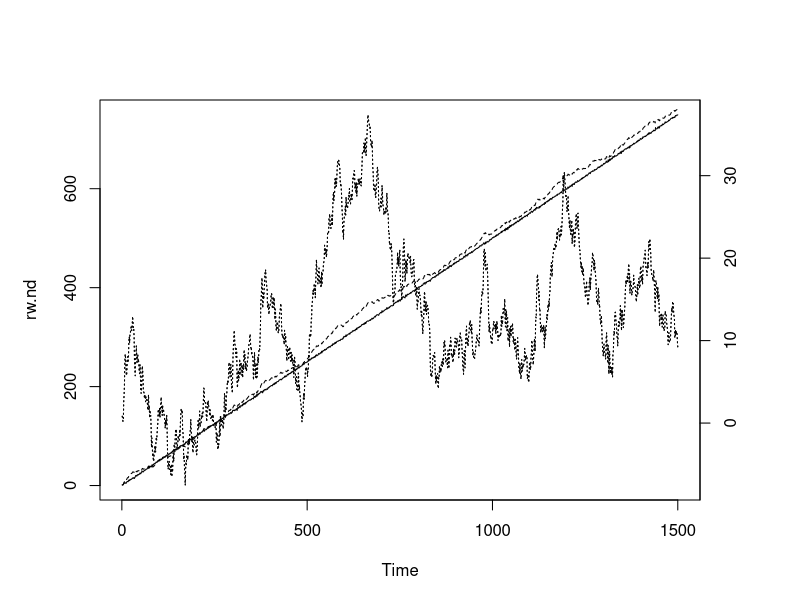
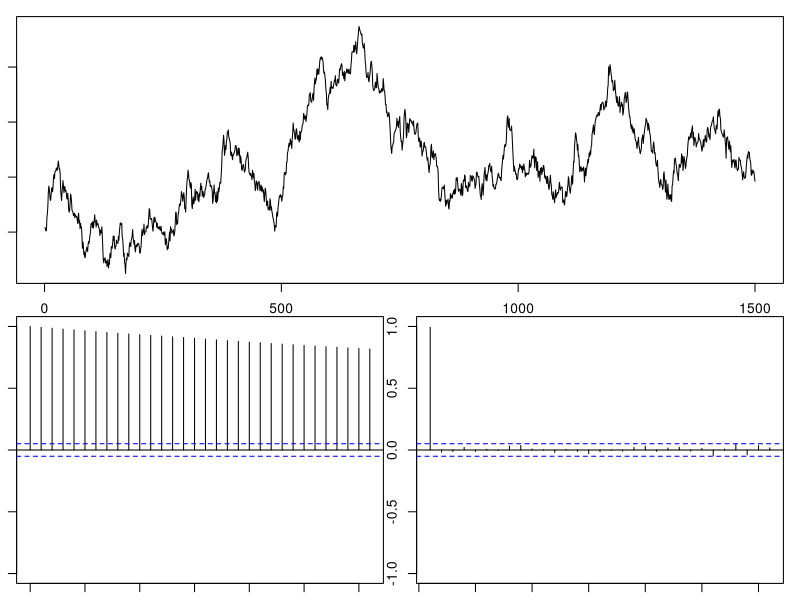
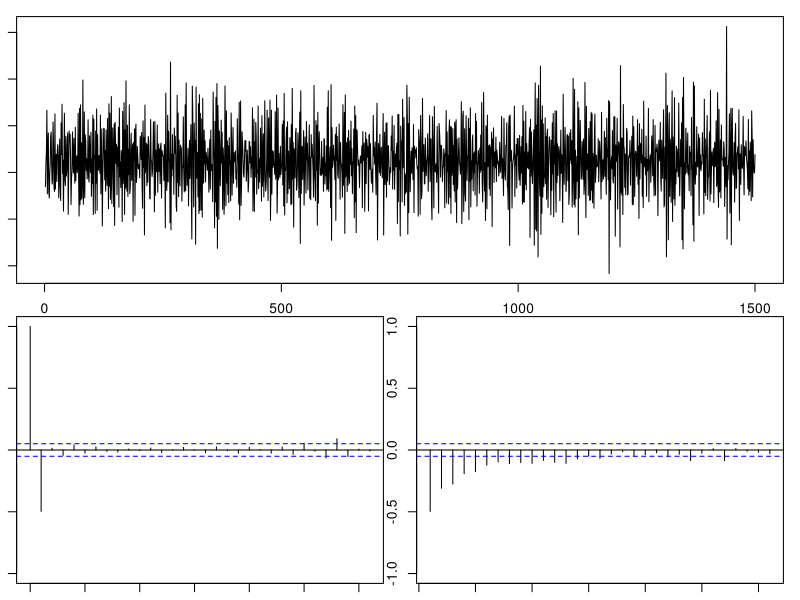
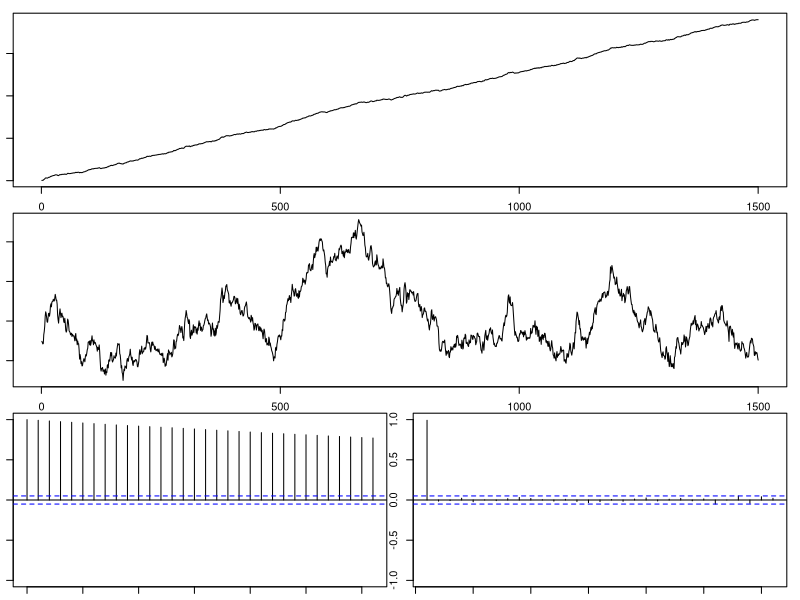

The R script that drew these images, in order:
# Trend-stationary vs Difference-stationary

# Caution: this clears the Environment
rm(list=ls()) 
T <- 1500

set.seed(123456)
e <- rnorm(T)

## pure random walk
rw.nd <- cumsum(e)

## trend
trd <- 1:T

## random walk with drift : y_t = 0.5 + y_(t-1) + u_t
rw.wd <- 0.5*trd + cumsum(e)

## deterministic trend and noise : y_t = a0(0) + a1(0.5) * trend + u_t
trend.stationary <- e + 0.5*trd

## plotting
par(mar=rep(5,4))
plot.ts(trend.stationary, lty=1, ylab='', xlab='')
lines(rw.wd, lty=2)
par(new=T)
plot.ts(rw.nd, lty=3, axes=FALSE)
axis(4, pretty(range(rw.nd)))
lines(rw.nd, lty=3)

#legend(1, 1.8, legend=c('det. trend + noise (ls)','rw drift (ls)', 'rw (rs)'), lty=c(1, 2, 3)) 


y1 <- ts(rw.nd, start=1, end=T,frequency=1)

op <- par(no.readonly=TRUE)

layout(matrix(c(1, 1, 2, 3), 2, 2, byrow=TRUE))
par(mar=c(1,1,1,1))
plot(y1, ylab="Random walk")
acf(y1, main='Autocorrelations', ylab='', ylim=c(-1, 1))
pacf(y1, main='Partial Autocorrelations', ylab='', ylim=c(-1, 1)) # AR(1)
par(op)


# differncing TS -> MA(1) error
y2 <- ts(trend.stationary, start=1, end=T,frequency=1)
dy2 <- y2 - c(NA,y2[-T]) # 차분한 것. (원래 detrending해야되는데 차분한 것.)

layout(matrix(c(1, 1, 2, 3), 2, 2, byrow=TRUE))
par(mar=c(1,1,1,1))
plot(dy2, ylab="Differncing trend-stationary process")
acf(na.omit(dy2), main='Autocorrelations', ylab='', ylim=c(-1, 1))
pacf(na.omit(dy2), main='Partial Autocorrelations', ylab='', ylim=c(-1, 1))
# MA(1)인데 MA(2)인것 처럼 이상하게 나타나긴 한다. 그래도 MA(1)임을 알아놓자.
par(op)

arima(dy2, order = c(1, 0, 1))

# detrending DS -> create Spurious cycles
# 반대의 상황(에러) -> 차분해야 되는데(ds 데이터인데), detrending한 경우.
# 
y3 <- ts(rw.wd)
mod3 <- lm(y3~trd) # y_t = a0 + a1 * trend + u_t
e3 <-ts(mod3$residuals) # 잔차를 뽑아주었음.

layout(matrix(c(1, 1, 2, 2, 3, 4), 3, 2, byrow=TRUE))
par(mar=c(1,1,1,1))
plot(y3, ylab="")
plot(e3, ylab="Detrending difference-stationary process")
# differencing해야 되는데 detrending하면서, 없는 사이클이 생기는 등 문제가 생김.
acf(na.omit(e3), main='Autocorrelations', ylab='', ylim=c(-1, 1))
pacf(na.omit(e3), main='Partial Autocorrelations', ylab='', ylim=c(-1, 1))
par(op)
